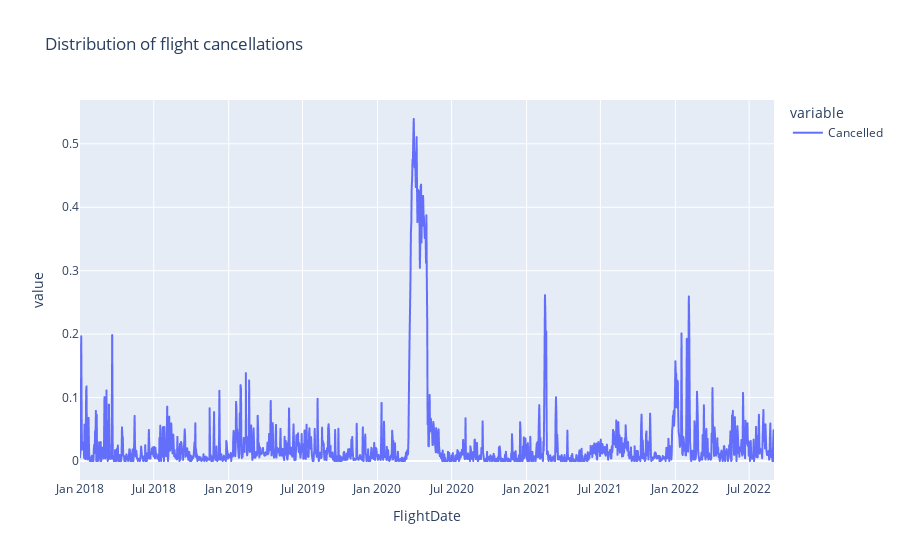

The notebook cell this image was saved under:
### Code cell
fig = px.line(df_flights
              .groupby("FlightDate")
              [["Cancelled"]]
              .mean(),
              title="Distribution of flight cancellations"
              )
fig.show()

### Figure 1 — Plotly figure (JSON) as saved in the notebook; plotly's stock layout.template omitted (floating-point values rounded to 4 significant figures; data arrays with more than 128 entries replaced by an {"elided": "..."} marker saying what was removed)
{"data": [{"hovertemplate": "variable=Cancelled<br>FlightDate=%{x}<br>value=%{y}<extra></extra>", "legendgroup": "Cancelled", "line": {"color": "#636efa", "dash": "solid"}, "marker": {"symbol": "circle"}, "mode": "lines", "name": "Cancelled", "showlegend": true, "type": "scattergl", "x": {"elided": "1704 str values"}, "xaxis": "x", "y": {"elided": "1704 float values"}, "yaxis": "y"}], "layout": {"legend": {"title": {"text": "variable"}, "tracegroupgap": 0}, "title": {"text": "Distribution of flight cancellations"}, "xaxis": {"anchor": "y", "domain": [0, 1], "title": {"text": "FlightDate"}}, "yaxis": {"anchor": "x", "domain": [0, 1], "title": {"text": "value"}}}}
